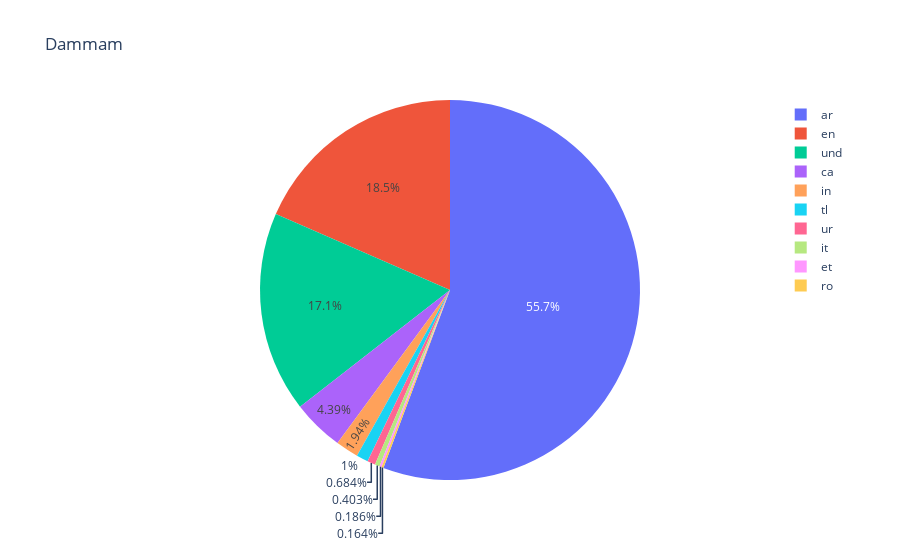

Notebook cell for this chart:
### Code cell
figs[4]

### Figure 1 — Plotly figure (JSON) as saved in the notebook; plotly's stock layout.template omitted (floating-point values rounded to 4 significant figures)
{"data": [{"domain": {"x": [0, 1], "y": [0, 1]}, "hovertemplate": "label=%{label}<br>value=%{value}<extra></extra>", "labels": ["ar", "en", "und", "ca", "in", "tl", "ur", "it", "et", "ro"], "legendgroup": "", "name": "", "showlegend": true, "type": "pie", "values": [27524, 9122, 8433, 2168, 960, 495, 338, 199, 92, 81]}], "layout": {"autosize": true, "legend": {"tracegroupgap": 0}, "title": {"text": "Dammam"}}}
